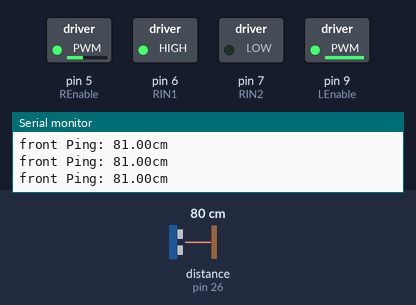
Bench run of a sketch on a simulated Arduino Uno, built with avr-gcc and run on an emulated ATmega328P. On the bench: switched loads named in the sketch (green lamp = pin HIGH), the last lines printed to the serial monitor. The inputs (shaded band) are chosen by the test bench; at power-on: distance to the obstacle (sensor on pin 26) 80 cm. Pins used as bus, display or sensor lines are not drawn.

Above: at 1.2 s.
1.3 s: distance to the obstacle (sensor on pin 26) set to 120 cm
At 2.7 s:
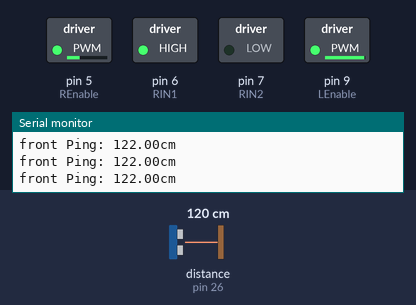
4.3 s: distance to the obstacle (sensor on pin 26) set to 250 cm
At 6.0 s:
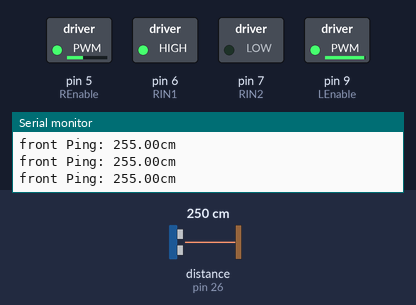
Timing chart, 0 to 7.5 s (numbered marks = the images above; inputs shaded):
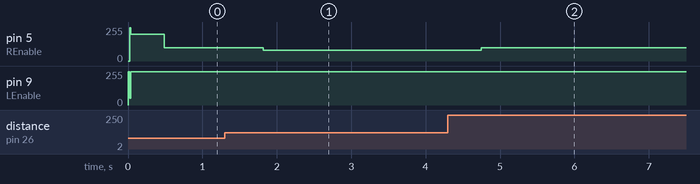

The sketch:

advanced_lastdist_wallfollower.ino
```cpp
#include <NewPing.h>
#include "MOTOR.h"

#define MAX_DISTANCE 300

NewPing backsonar(29, 28, MAX_DISTANCE);
NewPing frontsonar(27, 26, MAX_DISTANCE);

#define LEnable 9
#define LIN1 10
#define LIN2 11

#define REnable 5
#define RIN1 6
#define RIN2 7

int analogMax = 250;
int analogMin = 50;
int motorStart = 200;
int LcurrentMotorSpeed = 0;
int RcurrentMotorSpeed = 0;
// 1 for cw, 0 for ccw
int currentDirection = 0;

int cwLeftSpeed = 100;
int cwRightSpeed = 80;

int ccwLeftSpeed = 80;
int ccwRightSpeed = 100;

float history[4] = {0, 0, 0, 0};

// MOTOR lMotor(LIN1, LIN2, LEnable);
// MOTOR rMotor(RIN1, RIN2, REnable);
// MOTOR_CONTROL motorControl(lMotor, rMotor, 30);

/*
 . start by turning into the wall, ccw for left wall

loop:

. continousously read distance data from one ultrasonic

 . save the previous 4 distance readings

 . when two consecutively are larger than the previous,
   turn away from the wall, cw

 . continousously read distance data from one ultrasonic

 . save the previous 4 distance readings

 . when two consecutively are larger than the previous,
   turn away from the wall, ccw

*/

void setup() {
  Serial.begin(9600);

  // put your setup code here, to run once:
  /*Left Motor Pin Setup*/  pinMode(LIN1, OUTPUT); pinMode(LIN2, OUTPUT); pinMode(LEnable, OUTPUT);
  /*Right Motor Pin Setup*/ pinMode(RIN1, OUTPUT); pinMode(RIN2, OUTPUT); pinMode(REnable, OUTPUT);

  // digitalWrite(LIN1, HIGH);
  // digitalWrite(LIN2, LOW);
  analogWrite(LEnable, 250);
  delay(20);
  analogWrite(LEnable, 50);

  digitalWrite(RIN1, HIGH);
  digitalWrite(RIN2, LOW);
  analogWrite(REnable, 250);
  delay(20);
  analogWrite(REnable, 50);

  //start by turning into the wall and setting currentDirection
  rMotor(ccwLeftSpeed, true);
  lMotor(ccwRightSpeed, true);
  currentDirection = 0;
}

void rMotor(int speed, bool fwd) {
  if (RcurrentMotorSpeed == 0) speed = motorStart;
  if (speed > analogMax) speed = analogMax;
  else if(speed < 50) speed = analogMin;

  if (fwd) {
    digitalWrite(RIN1, HIGH);
    digitalWrite(RIN2, LOW);
  } else {
    digitalWrite(RIN1, LOW);
    digitalWrite(RIN2, HIGH);
  }

  RcurrentMotorSpeed = speed;
  analogWrite(REnable, speed);
}

void lMotor(int speed, bool fwd) {
  if (LcurrentMotorSpeed == 0) speed = motorStart;
  if (speed < analogMax) speed = 250;
  else if(speed < 50) speed = analogMin;


  if (fwd) {
    digitalWrite(LIN1, HIGH);
    digitalWrite(LIN2, LOW);
  } else {
    digitalWrite(LIN1, LOW);
    digitalWrite(LIN2, HIGH);
  }

  LcurrentMotorSpeed = speed;
  analogWrite(LEnable, speed);
}

void loop() {
   delay(100);

  //motorControl.turnRight(30, 100);
  // Varible Assignment //
  //* float backdist = backsonar.convert_cm(backsonar.ping_median(5)); // this is not required for this method we only need front
  float frontdist = frontsonar.convert_cm(frontsonar.ping_median(5));

  // populate the history for this cycle
  history[3] = history[2];
  history[2] = history[1];
  history[1] = history[0];
  history[0] = frontdist;

  ////////////////////////

  ////////////////////////

  // Debug printing //
  //* delay(50);
  //* Serial.println("============");
  //* Serial.print("back  Ping: ");
  //* Serial.print(backdist);
  //* Serial.println("cm");

  //* delay(20);

  Serial.print("front Ping: ");
  Serial.print(frontdist);
  Serial.println("cm");
  ////////////////////

  // if distance is starting to increese, switch turning direction
  // potential issure if this populates quicker than neccessarliy
  if ((history[0] > history[2]) && (history[1] > history[3])) {
    if(currentDirection) {
      //turn ccw and set dir
      rMotor(ccwLeftSpeed, true); lMotor(ccwRightSpeed, true);
      currentDirection = 0;
      //motorControl.turnLeft(30, 100);
    } else {
      //turn cw and set dir
      rMotor(cwLeftSpeed, true); lMotor(cwRightSpeed, true);
      currentDirection = 1;
      //motorControl.turnRight(30, 100);
    }
  }
}
```

MOTOR.cpp
```cpp
#include "MOTOR.h"

MOTOR::MOTOR(int inputDirPin1, int inputDirPin2, int inputEnablePin) {
  pinMode(inputDirPin1, OUTPUT);
  pinMode(inputDirPin2, OUTPUT);
  pinMode(inputEnablePin, OUTPUT);

  digitalWrite(inputDirPin1, LOW);
  digitalWrite(inputDirPin2, LOW);
  analogWrite(inputEnablePin, 0);

  dirPin1 = inputDirPin1;
  dirPin2 = inputDirPin2;
  enablePin = inputEnablePin;
}

//direction: true forwards, false backwards
void MOTOR::setSpeed(int speed, bool direction) {
    // ensure speed is within bounds
    if (speed > ANALOG_MAX) speed = ANALOG_MAX;
    else if(speed < ANALOG_MIN) speed = ANALOG_MIN;

    // set direction pins
    if (direction) {
        digitalWrite(dirPin1, HIGH);
        digitalWrite(dirPin2, LOW);
    } else {
        digitalWrite(dirPin1, LOW);
        digitalWrite(dirPin2, HIGH);
    }

    // give the motor a spike to start if needed
    if (currentSpeed == 0) {
      analogWrite(enablePin, ANALOG_START);
      delay(ANALOG_START_TIME);
    }

    // write speed
    currentSpeed = speed;
    analogWrite(enablePin, speed);
}

void MOTOR::stop() {
    currentSpeed = 0;
    analogWrite(enablePin, 0);
}

/////////////////////////////////
//////////MOTOR CONTROL///////O//
/////////////////////////////////


MOTOR_CONTROL::MOTOR_CONTROL(MOTOR& inputLeftMotor, MOTOR& inputRightMotor, int inputSpeedBalance) {
    speedBalance = inputSpeedBalance;
    leftMotor = inputLeftMotor;
    rightMotor = inputRightMotor;
}

int MOTOR_CONTROL::contextializeSpeed(int speed) {
    if(speed > 100) speed = 100;
    if(speed < 0) speed = 0;

    // bound speed to the max and min speed
    int speedRatio = (int)(speed / ANALOG_MAX - ANALOG_MIN);
    speed = speedRatio * 100 + ANALOG_MIN;

    return speed;
}

void MOTOR_CONTROL::turnLeft(int turnspeed, int speed) {
    int contextspeed = contextializeSpeed(speed);

    if (speed == 0) {
        leftMotor.stop();
    } else {
        leftMotor.setSpeed(contextspeed - turnspeed, true);
    }
    rightMotor.setSpeed(contextspeed, true);
}

void MOTOR_CONTROL::turnRight(int turnspeed, int speed) {
    int contextspeed = contextializeSpeed(speed);

    if (speed == 0) {
        leftMotor.stop();
    } else {
        leftMotor.setSpeed(contextspeed, true);
    }
    rightMotor.setSpeed(contextspeed - turnspeed, true);
}

void MOTOR_CONTROL::stop() {
    rightMotor.stop();
    leftMotor.stop();
}

void MOTOR_CONTROL::swivelLeft(int speed) {
    speed = contextializeSpeed(speed);
    leftMotor.setSpeed(speed, false);
    rightMotor.setSpeed(speed, true);
}

void MOTOR_CONTROL::swivelRight(int speed) {
    speed = contextializeSpeed(speed);
    leftMotor.setSpeed(speed, true);
    rightMotor.setSpeed(speed, false);
}
```

MOTOR.h
```cpp
#ifndef ANALOG_MAX
    #define ANALOG_MAX 250
#endif

#ifndef ANALOG_MIN
    #define ANALOG_MIN 50
#endif

#ifndef ANALOG_START
    #define ANALOG_START 200
#endif

#ifndef ANALOG_START_TIME
    #define ANALOG_START_TIME 20
#endif

#ifndef MOTOR_h
#define MOTOR_h

#include <Arduino.h>

class MOTOR {
private:
    int dirPin1, dirPin2;
    int enablePin;
    int currentSpeed = 0;

public:
    MOTOR() = default;
    MOTOR(int inputDirPin1, int inputDirPin2, int inputEnablePin);
    void setSpeed(int speed, bool direction);
    void stop();
};

class MOTOR_CONTROL {
private:
    MOTOR& leftMotor;   // Use a reference to MOTOR objects
    MOTOR& rightMotor;
    int speedBalance;

    int contextializeSpeed(int speed);

public:
    MOTOR_CONTROL(MOTOR& inputLeftMotor, MOTOR& inputRightMotor, int inputSpeedBalance = 0);
    void turnLeft(int turnspeed, int speed = 255);
    void turnRight(int turnspeed, int speed = 255);
    void stop();
    void swivelLeft(int speed);
    void swivelRight(int speed);
};

#endif
```

Measured:
- after the input at 1.3 s, pin 5 (REnable): 100/255 → 80/255 after 0.52 s
- after the input at 4.3 s, pin 5 (REnable): 80/255 → 100/255 after 0.45 s
